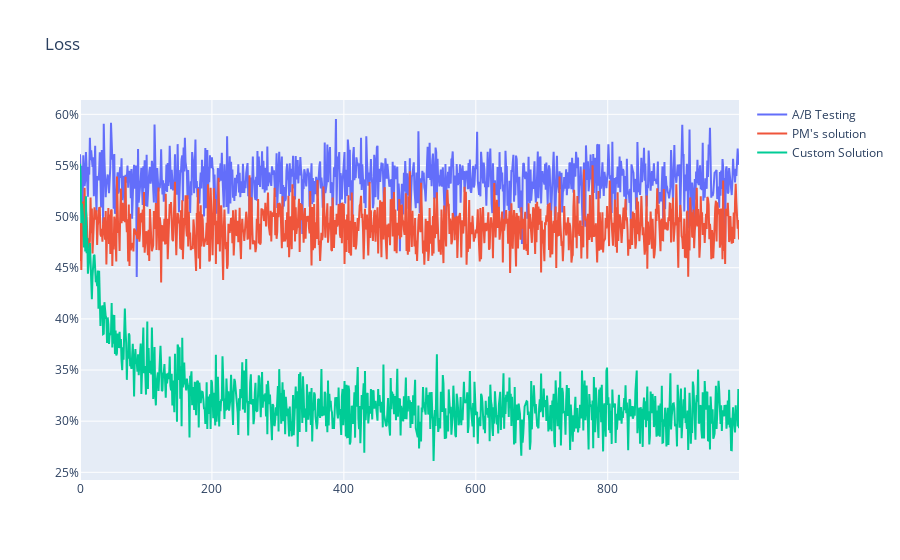

The code cell stored with this chart in its notebook:
### Markdown cell above
## Metrics

### Code cell
plot(mc, metric = "regret", title="Loss", is_marketing_name=True, is_percents = True).show()

### Figure 1 — Plotly figure (JSON) as saved in the notebook; plotly's stock layout.template omitted (floating-point values rounded to 4 significant figures; data arrays with more than 128 entries replaced by an {"elided": "..."} marker saying what was removed)
{"data": [{"mode": "lines", "name": "A/B Testing", "type": "scatter", "x": {"elided": "1000 int values"}, "y": {"elided": "1000 float values"}}, {"mode": "lines", "name": "PM's solution", "type": "scatter", "x": {"elided": "1000 int values"}, "y": {"elided": "1000 float values"}}, {"mode": "lines", "name": "Custom Solution", "type": "scatter", "x": {"elided": "1000 int values"}, "y": {"elided": "1000 float values"}}], "layout": {"autosize": true, "title": {"text": "Loss"}, "yaxis": {"tickformat": "0.0%"}}}
